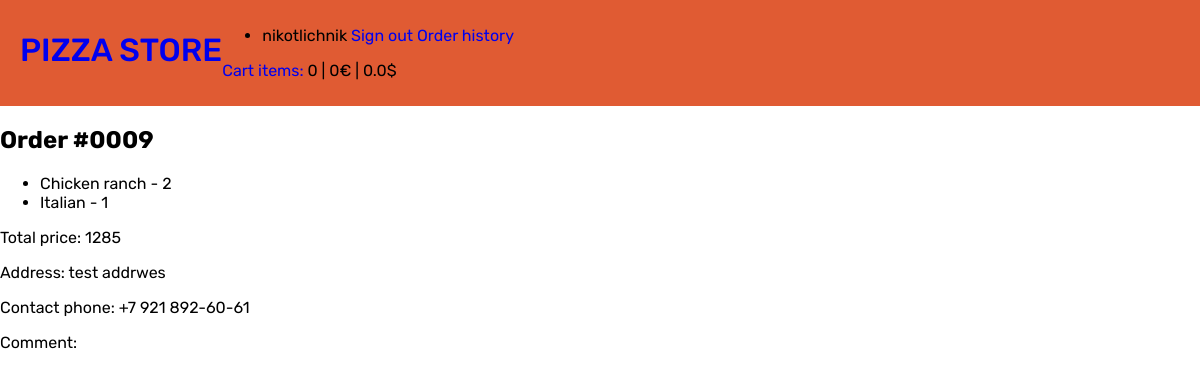
The app's page /orders/9 (signed in) with its own data.
### pizza_store_app/models.py (models this page shows, shortened)
class Order(models.Model):
    customer = models.ForeignKey(Customer, on_delete=models.CASCADE, verbose_name='Покупатель')
    date = models.DateTimeField(verbose_name='Дата', auto_now_add=True)
    address = models.TextField(verbose_name='Адрес доставки', max_length='1024')
    contact_phone = models.CharField(verbose_name='Контактный номер телефона', max_length=20)
    comment = models.TextField(verbose_name='Комментарий', max_length='1024')
    total_price = models.PositiveIntegerField(verbose_name='Итоговая цена в евро')
    class Meta:
        verbose_name = 'заказ'
        verbose_name_plural = 'заказы'

class OrderedItem(models.Model):
    order = models.ForeignKey(Order, on_delete=models.CASCADE, verbose_name='Заказ')
    product = models.ForeignKey(Product, on_delete=models.CASCADE, verbose_name='Продукт')
    quantity = models.PositiveIntegerField(verbose_name='Количество')
    price_per_item = models.PositiveIntegerField(verbose_name='Цена за шт.')
    class Meta:
        verbose_name = 'заказанный продукт'
        verbose_name_plural = 'заказанные продукты'

class Product(models.Model):
    name = models.CharField(verbose_name='Название', max_length=256)
    description = models.TextField(verbose_name='Описание', max_length=512)
    category = models.ForeignKey(Category, on_delete=models.SET_NULL, verbose_name='Категория продукта', null=True,
                                 blank=True)
    image = models.CharField(verbose_name='Файл с изображением', max_length=512)
    price = models.PositiveIntegerField(verbose_name='Цена в евро')
    class Meta:
        verbose_name = 'продукт'
        verbose_name_plural = 'продукты'

### pizza_store_app/views.py (the view)
# urls.py: path('orders/<int:order_id>', views.order_details, name='order_details'),
@login_required()
def order_details(request, order_id):
    order = get_object_or_404(Order, pk=order_id, customer=request.user.customer)
    context = {
        'cart_info': get_user_cart_info(request.user),
        'order': order,
    }
    return render(request, 'pizza_store_app/order_detail.html', context)

### pizza_store_app/views.py (called while the page is built)
def get_usd_price(eur_price):
    return round(eur_price / DOLLAR_TO_EURO_RATE, 2)

### pizza_store_app/templates/pizza_store_app/order_detail.html
{% extends 'base.html' %}
{% block content %}
    <h2>Order #{{ order.id | stringformat:"04d" }}</h2>
                        <ul>
                        {% for ordered_item in order.ordereditem_set.all %}
                            <li>{{ ordered_item.product.name }} - {{ ordered_item.quantity }}</li>
                        {% endfor %}
                    </ul>
    <p>Total price: {{ order.total_price }}</p>
    <p>Address: {{ order.address }}</p>
    <p>Contact phone: {{ order.contact_phone }}</p>
    <p>Comment: {{ order.comment }}</p>
{% endblock %}

### templates/base.html (shortened to what this page needs)
{% load static %}
<!DOCTYPE html>
<html lang="en">
<head>
    <link rel="stylesheet" href="{% static 'css/style.css' %}">
</head>
<body>
<header class="page-header">
    <h1 class="page-header__title"><a href="{% url 'pizza_store_app:catalog' %}">PIZZA STORE</a></h1>
    <nav class="page-header__nav auth-nav">
        <ul class="auth-nav__list">
            {% if user.username %}
                <li class="auth-nav__item">
                    <span class="auth-nav__username">{{ user.username }}</span>
                    <a class="auth-nav__link" href="{% url 'loginsys_app:logout' %}">Sign out</a>
                    <a class="auth-nav__link" href="{% url 'pizza_store_app:order_history' %}">Order history</a>
                </li>
            {% endif %}
        </ul>
        <p><a href="{% url 'pizza_store_app:cart' %}">Cart items:</a> {{ cart_info.counter }} | {{ cart_info.cart_total_eur }}€ | {{ cart_info.cart_total_usd }}$</p>
    </nav>
</header>
<main class="content">
    {% block content %}{% endblock %}
</main>
</body>
</html>

### static/css/style.css (style rules this page uses)
:root { --orange: #e05b33; --darkorange: #ca4b26; --darkorange-opacity: rgba(202, 75, 38, 0.85); }
body { display: grid; grid-template-areas: 'header' 'content' 'footer'; margin: 0; font-family: 'Rubik', sans-serif; }
a { text-decoration: none; }
.page-header { display: flex; padding: 10px 20px; background-color: var(--orange); }
.page-header__title { color: white; font-weight: 500; }

### records on screen
Order: id "0009", total_price "1285", address "test addrwes", contact_phone "+7 921 892-60-61"
OrderedItem: product.name "Chicken ranch", quantity "2"
OrderedItem: product.name "Italian", quantity "1"

### other values on screen
{{ user.username }} "nikotlichnik"
{{ cart_info.counter }} "0"
{{ cart_info.cart_total_eur }} "0"
{{ cart_info.cart_total_usd }} "0.0"
